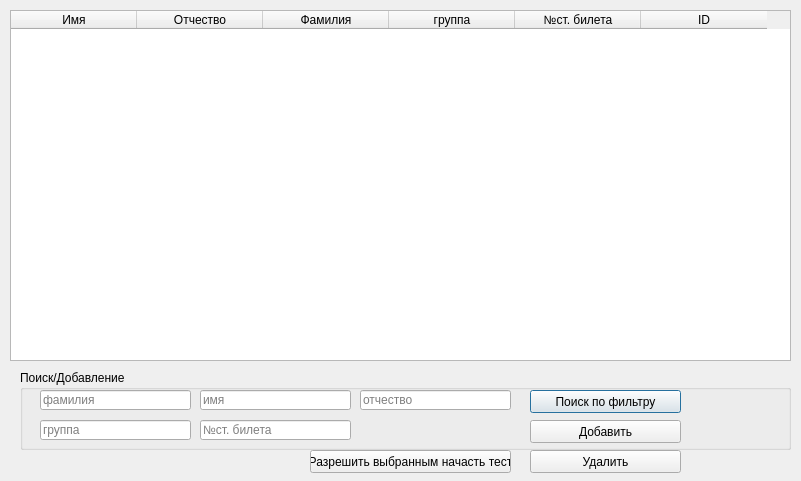
<?xml version="1.0" encoding="UTF-8"?>
<ui version="4.0">
 <class>StudControlWindow</class>
 <widget class="QDialog" name="StudControlWindow">
  <property name="geometry">
   <rect>
    <x>0</x>
    <y>0</y>
    <width>801</width>
    <height>481</height>
   </rect>
  </property>
  <property name="windowTitle">
   <string>Dialog</string>
  </property>
  <widget class="QGroupBox" name="groupBox">
   <property name="geometry">
    <rect>
     <x>20</x>
     <y>370</y>
     <width>771</width>
     <height>80</height>
    </rect>
   </property>
   <property name="title">
    <string>Поиск/Добавление</string>
   </property>
   <widget class="QLineEdit" name="first">
    <property name="geometry">
     <rect>
      <x>180</x>
      <y>20</y>
      <width>151</width>
      <height>20</height>
     </rect>
    </property>
    <property name="placeholderText">
     <string>имя</string>
    </property>
   </widget>
   <widget class="QLineEdit" name="middle">
    <property name="geometry">
     <rect>
      <x>340</x>
      <y>20</y>
      <width>151</width>
      <height>20</height>
     </rect>
    </property>
    <property name="placeholderText">
     <string>отчество</string>
    </property>
   </widget>
   <widget class="QLineEdit" name="last">
    <property name="geometry">
     <rect>
      <x>20</x>
      <y>20</y>
      <width>151</width>
      <height>20</height>
     </rect>
    </property>
    <property name="placeholderText">
     <string>фамилия</string>
    </property>
   </widget>
   <widget class="QLineEdit" name="group">
    <property name="geometry">
     <rect>
      <x>20</x>
      <y>50</y>
      <width>151</width>
      <height>20</height>
     </rect>
    </property>
    <property name="text">
     <string/>
    </property>
    <property name="placeholderText">
     <string>группа</string>
    </property>
   </widget>
   <widget class="QLineEdit" name="ticket">
    <property name="geometry">
     <rect>
      <x>180</x>
      <y>50</y>
      <width>151</width>
      <height>20</height>
     </rect>
    </property>
    <property name="placeholderText">
     <string>№ст. билета</string>
    </property>
   </widget>
   <widget class="QPushButton" name="findButton">
    <property name="geometry">
     <rect>
      <x>510</x>
      <y>20</y>
      <width>151</width>
      <height>23</height>
     </rect>
    </property>
    <property name="text">
     <string>Поиск по фильтру</string>
    </property>
   </widget>
   <widget class="QPushButton" name="addButton">
    <property name="geometry">
     <rect>
      <x>510</x>
      <y>50</y>
      <width>151</width>
      <height>23</height>
     </rect>
    </property>
    <property name="text">
     <string>Добавить</string>
    </property>
   </widget>
  </widget>
  <widget class="QTableWidget" name="tableWidget">
   <property name="geometry">
    <rect>
     <x>10</x>
     <y>10</y>
     <width>781</width>
     <height>351</height>
    </rect>
   </property>
   <property name="editTriggers">
    <set>QAbstractItemView::NoEditTriggers</set>
   </property>
   <property name="selectionMode">
    <enum>QAbstractItemView::SingleSelection</enum>
   </property>
   <property name="selectionBehavior">
    <enum>QAbstractItemView::SelectRows</enum>
   </property>
   <attribute name="horizontalHeaderDefaultSectionSize">
    <number>126</number>
   </attribute>
   <attribute name="horizontalHeaderShowSortIndicator" stdset="0">
    <bool>true</bool>
   </attribute>
   <column>
    <property name="text">
     <string>Имя</string>
    </property>
   </column>
   <column>
    <property name="text">
     <string>Отчество</string>
    </property>
   </column>
   <column>
    <property name="text">
     <string>Фамилия</string>
    </property>
   </column>
   <column>
    <property name="text">
     <string>группа</string>
    </property>
   </column>
   <column>
    <property name="text">
     <string>№ст. билета</string>
    </property>
   </column>
   <column>
    <property name="text">
     <string>ID</string>
    </property>
   </column>
  </widget>
  <widget class="QPushButton" name="delete_2">
   <property name="geometry">
    <rect>
     <x>530</x>
     <y>450</y>
     <width>151</width>
     <height>23</height>
    </rect>
   </property>
   <property name="text">
    <string>Удалить</string>
   </property>
  </widget>
  <widget class="QPushButton" name="addStudentToExam">
   <property name="geometry">
    <rect>
     <x>310</x>
     <y>450</y>
     <width>201</width>
     <height>23</height>
    </rect>
   </property>
   <property name="text">
    <string>Разрешить выбранным начасть тест</string>
   </property>
  </widget>
 </widget>
 <resources/>
 <connections/>
</ui>
